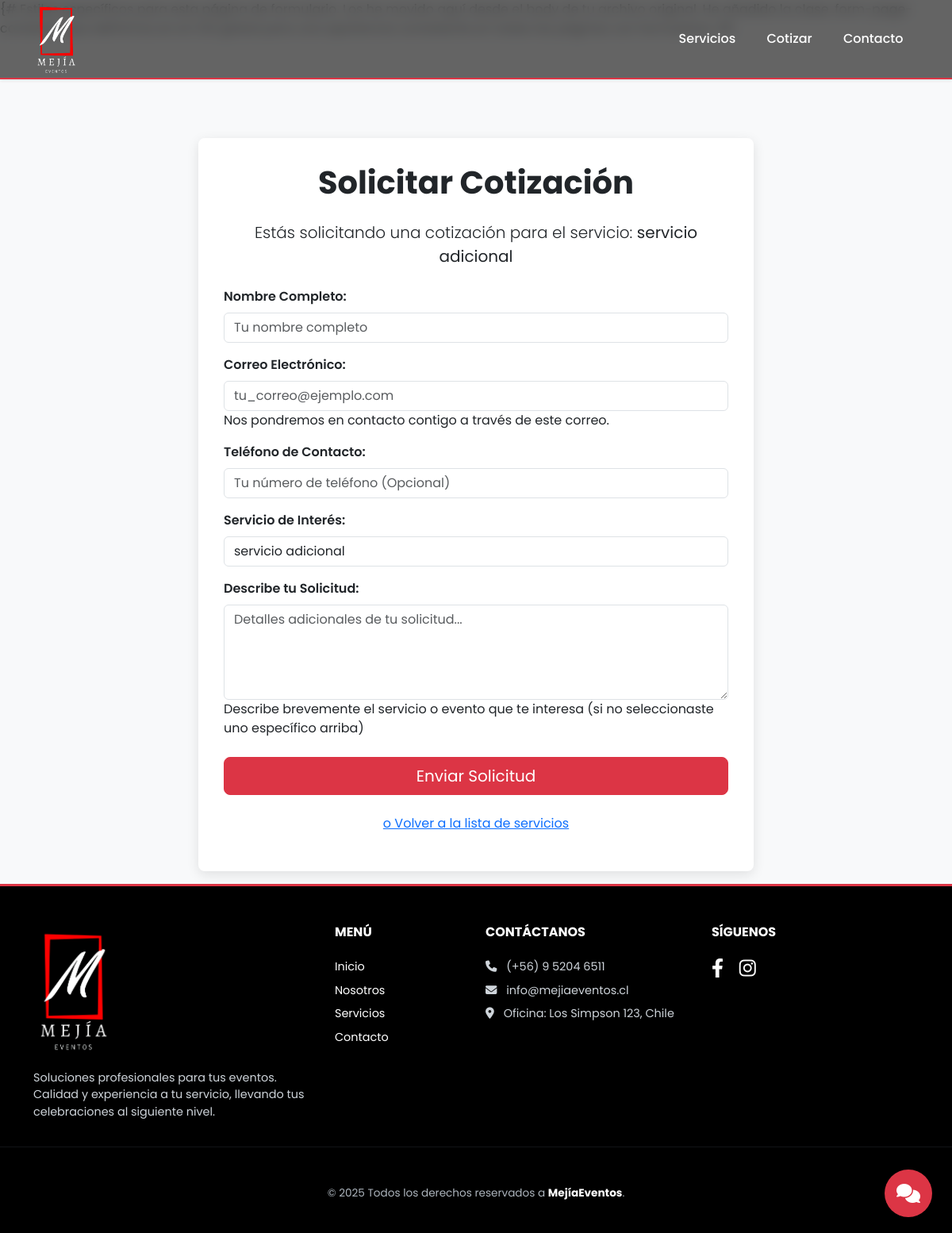
Before: /solicitar-cotizacion/2/ with the older database file.
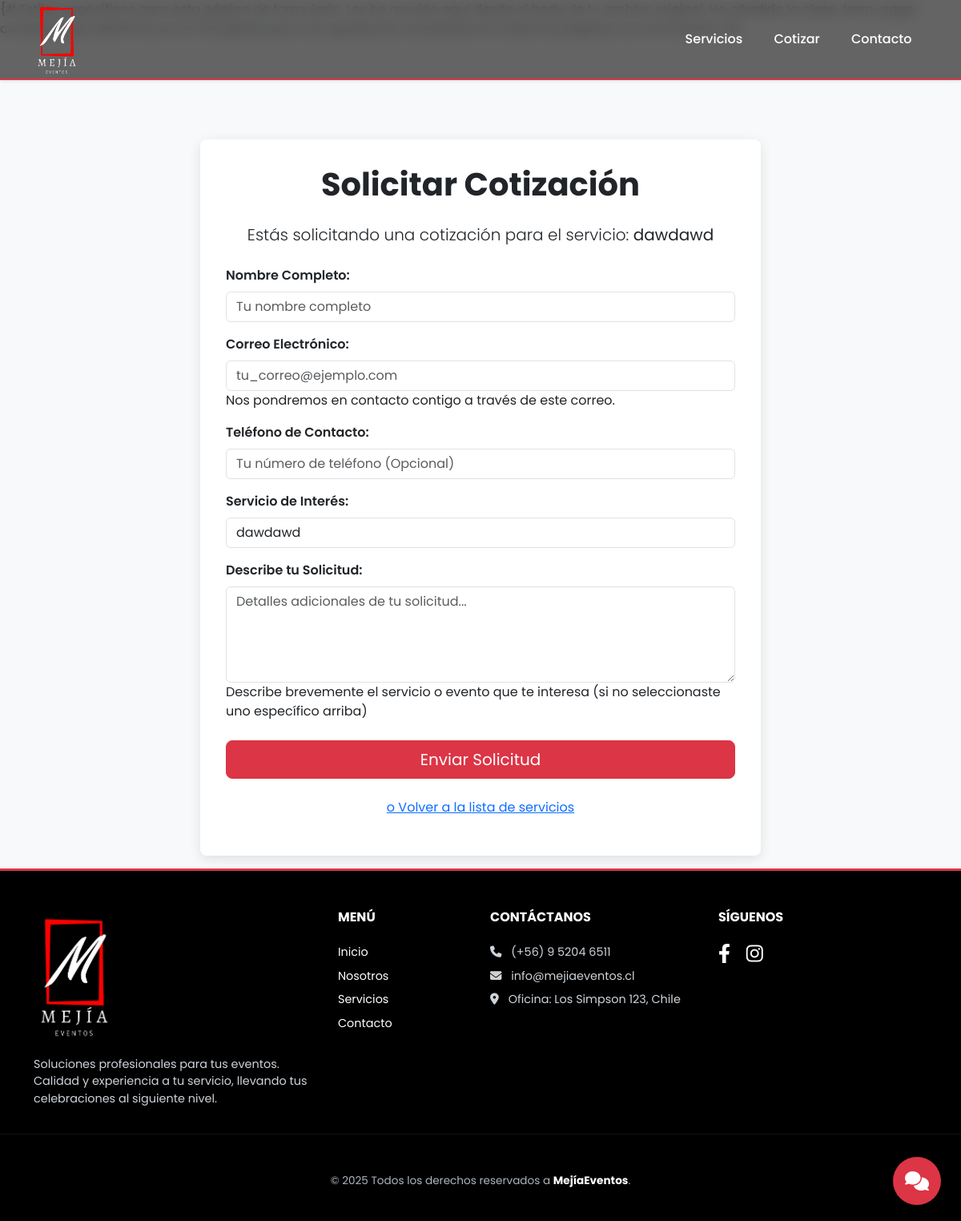
After: the same page with the newer database file.
### core/models.py (models this page shows)
class Servicio(models.Model):
    nombre = models.CharField(max_length=200)
    descripcion = models.TextField()
    imagen = models.ImageField(upload_to='servicios/', blank=True, null=True, help_text="Imagen opcional del servicio")
    def __str__(self):
        return self.nombre

### core/views.py (the view)
# urls.py: path('solicitar-cotizacion/<int:servicio_id>/', solicitar_cotizacion_view, name='solicitar_cotizacion_especifica'),
def solicitar_cotizacion_view(request, servicio_id=None):
    initial_data = {}
    servicio_seleccionado = None
    if servicio_id:
        servicio_seleccionado = get_object_or_404(Servicio, id=servicio_id)
        initial_data['servicio_interesado'] = servicio_seleccionado
    if request.method == 'POST':
        form = SolicitudCotizacionForm(request.POST)
        if form.is_valid():
            solicitud = form.save()
            ticket_display_id = f"#{solicitud.id}"
            admin_email_destino = settings.DEFAULT_FROM_EMAIL
            try:
                config = ConfiguracionSitio.objects.first()
                if config and config.email_notificaciones_admin:
                    admin_email_destino = config.email_notificaciones_admin
            except Exception as e:
                print(f"Error al obtener config del sitio: {e}")
            if admin_email_destino:
                asunto_admin = f"Nueva Solicitud de Cotización - Ticket: {ticket_display_id}"
                mensaje_admin = f"Nueva solicitud de {solicitud.nombre_cliente} ({solicitud.email_cliente}).\nServicio: {solicitud.servicio_interesado.nombre if solicitud.servicio_interesado else 'General'}.\nDescripción: {solicitud.descripcion_evento}"
                try: send_mail(asunto_admin, mensaje_admin, settings.DEFAULT_FROM_EMAIL, [admin_email_destino], fail_silently=False)
                except Exception as e: print(f"Error enviando correo al admin: {e}")
            asunto_cliente = f"Confirmación de Solicitud - Ticket: {ticket_display_id}"
            mensaje_cliente = f"Hola {solicitud.nombre_cliente},\nHemos recibido tu solicitud (Ticket: {ticket_display_id}). Nos pondremos en contacto contigo pronto.\n\nSaludos,\nEl equipo de MejíaEventos"
            try: send_mail(asunto_cliente, mensaje_cliente, settings.DEFAULT_FROM_EMAIL, [solicitud.email_cliente], fail_silently=False)
            except Exception as e: print(f"Error enviando correo al cliente: {e}")
            messages.success(request, f"¡Tu solicitud (Ticket: {ticket_display_id}) ha sido enviada! Revisa tu correo para una confirmación.")
            return redirect('core:lista_servicios')
        else:
            messages.error(request, 'Hubo un error en el formulario.')
    else:
        form = SolicitudCotizacionForm(initial=initial_data)
    context = {'form': form, 'servicio_seleccionado': servicio_seleccionado}
    return render(request, 'core/solicitud_cotizacion.html', context)

### core/context_processors.py (called while the page is built)
def chatbot_suggestions_processor(request):
    try:
        suggestions = [qa.keywords.split(',')[0].strip().capitalize() for qa in ChatbotQA.objects.all()[:5]]
    except:
        suggestions = [] # Si hay un error o la BD no está lista, devuelve una lista vacía
    return {'chatbot_sugerencias': suggestions}

### core/templates/core/solicitud_cotizacion.html (shortened to what this page needs)
{% extends 'core/base.html' %}
{% load static %}
{% block main_classes %}main-content-with-padding{% endblock main_classes %}
{% block content %}
    <div class="form-page-container">
        <h1 class="fw-bold">Solicitar Cotización</h1>
        {% if servicio_seleccionado %}
            <p class="lead text-center mb-4">
                Estás solicitando una cotización para el servicio: <strong>{{ servicio_seleccionado.nombre }}</strong>
            </p>
        {% else %}
             <p class="lead text-center mb-4">
                Completa el formulario para recibir una cotización personalizada.
            </p>
        {% endif %}
        <form method="post" novalidate>
            {{ form.as_p }}
            <div class="d-grid gap-2 mt-4">
                <button type="submit" class="btn btn-danger btn-lg">Enviar Solicitud</button>
            </div>
        </form>
        <p class="text-center mt-4">
            <a href="{% url 'core:lista_servicios' %}">o Volver a la lista de servicios</a>
        </p>
    </div>
{% endblock content %}

Changed rows visible on the page:
changed Servicio: nombre "servicio adicional" → "dawdawd"
Other visible differences:
form field servicio_interesado: "servicio adicional" → "dawdawd"
